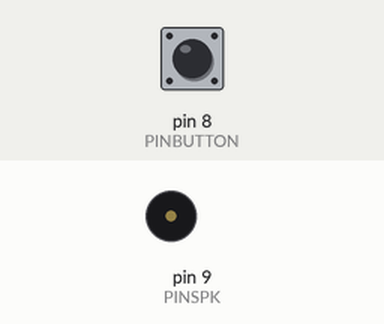
Recording of a sketch running on a simulated Arduino Uno, built with avr-gcc and run on an emulated ATmega328P. On the bench: buzzer (waves = sounding). The inputs (shaded band) are chosen by the test bench; at power-on: pin 8 (PINBUTTON) HIGH.

Above: at 1.2 s.
1.3 s: pin 8 (PINBUTTON) pulled LOW for 0.15 s
At 2.5 s:
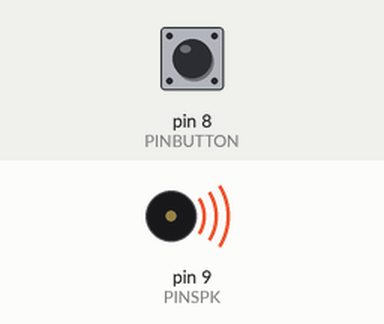
4.4 s: pin 8 (PINBUTTON) pulled LOW for 1 s
8.4 s: pin 8 (PINBUTTON) pulled LOW for 3.2 s
Timing chart, 0 to 14.3 s (numbered marks = the images above; inputs shaded):
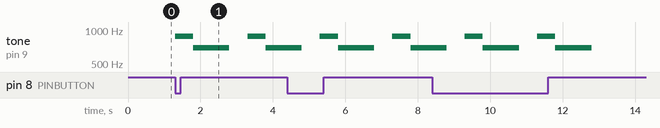

The sketch:

Doorbell.ino
```cpp
//challenge - use the hall effect sensor and the LDR as inputs

//initialize variables
const int PINSPK = 9;
const int PINBUTTON = 8;

int pinButtRead;

void setup() {
  pinMode(PINSPK, OUTPUT);          //set up pin modes
  pinMode(PINBUTTON, INPUT_PULLUP);
  //Serial.begin(9600); //uncomment to see button values
}

void loop() {
  pinButtRead = digitalRead(PINBUTTON); //read value from button, assign to variable

  if (pinButtRead == 0){
    tone(PINSPK, 880);  //ding
    delay(500);
    tone(PINSPK, 698);  //dong
    delay(1000);
    noTone(PINSPK);     //stop speaker
    delay(500);

    tone(PINSPK, 880);  //repeat
    delay(500);
    tone(PINSPK, 698);
    delay(1000);
    noTone(PINSPK);
    delay(500);
  }
  //Serial.println(pinButtRead); //uncomment to see button values
}


  /*c: 523Hz    | music notes and their respective frequencies |
    d: 587Hz
    e: 659Hz
    f: 698Hz
    g: 784Hz
    a: 880Hz
    b: 988Hz
    */
```

Measured:
- after the input at 1.3 s, tone on pin 9 (PINSPK): plays 880 Hz for 0.50 s, 698 Hz for 1.0 s, 880 Hz for 0.50 s, 698 Hz for 0.60 s, starting at once
